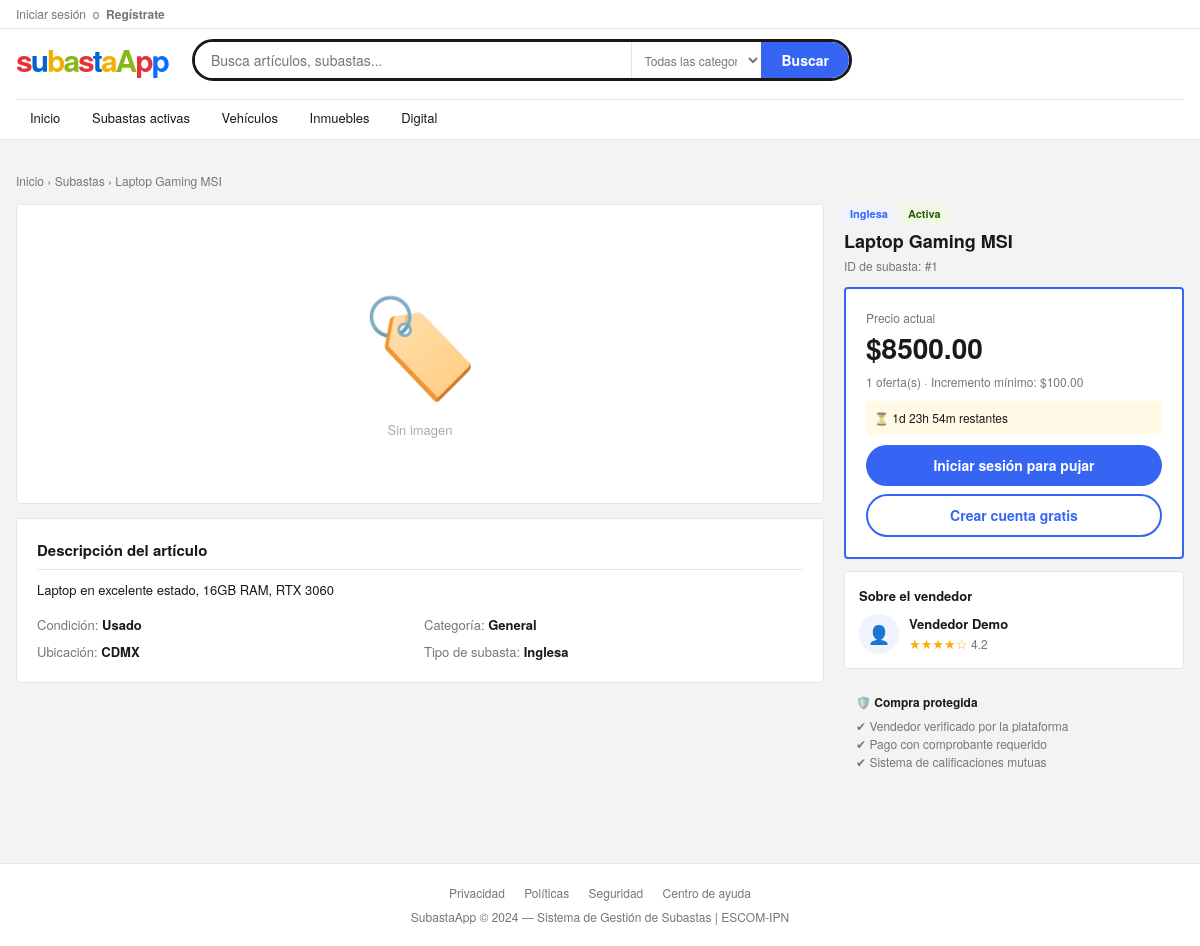
Page /subasta/1 on the committed database.
### tables this page shows
CREATE TABLE articulo (
        id_articulo     INTEGER PRIMARY KEY AUTOINCREMENT,
        titulo          TEXT    NOT NULL,
        descripcion     TEXT    NOT NULL,
        id_tipo         INTEGER NOT NULL REFERENCES cat_tipo_articulo(id),
        id_condicion    INTEGER NOT NULL REFERENCES cat_condicion_articulo(id),
        ubicacion       TEXT,
        id_vendedor     INTEGER NOT NULL REFERENCES usuario(id_usuario),
        id_estado       INTEGER NOT NULL DEFAULT 1 REFERENCES cat_estado_articulo(id),
        fecha_registro  TEXT    NOT NULL DEFAULT (datetime('now')),
        imagen_path     TEXT
    );

CREATE TABLE cat_condicion_articulo (
        id        INTEGER PRIMARY KEY,
        condicion TEXT NOT NULL UNIQUE
    );

CREATE TABLE cat_tipo_articulo (
        id   INTEGER PRIMARY KEY,
        tipo TEXT NOT NULL UNIQUE   -- General, Vehiculo, Inmueble, Digital, Entrada
    );

CREATE TABLE cat_tipo_subasta (
        id   INTEGER PRIMARY KEY,
        tipo TEXT NOT NULL UNIQUE   -- Inglesa, Holandesa, Sellada
    );

CREATE TABLE cat_estado_subasta (
        id     INTEGER PRIMARY KEY,
        estado TEXT NOT NULL UNIQUE
    );

CREATE TABLE subasta (
        id_subasta      INTEGER PRIMARY KEY AUTOINCREMENT,
        id_articulo     INTEGER NOT NULL REFERENCES articulo(id_articulo),
        id_tipo         INTEGER NOT NULL REFERENCES cat_tipo_subasta(id),
        precio_base     REAL    NOT NULL,
        precio_actual   REAL    NOT NULL,
        incremento_min  REAL    NOT NULL DEFAULT 1,
        fecha_inicio    TEXT    NOT NULL,
        fecha_fin       TEXT    NOT NULL,
        id_estado       INTEGER NOT NULL DEFAULT 1 REFERENCES cat_estado_subasta(id),
        id_ganador      INTEGER REFERENCES usuario(id_usuario),
        motivo_cancel   TEXT
    );

CREATE TABLE usuario (
        id_usuario      INTEGER PRIMARY KEY AUTOINCREMENT,
        nombre          TEXT    NOT NULL,
        correo          TEXT    NOT NULL UNIQUE,
        password_hash   TEXT    NOT NULL,
        id_tipo         INTEGER NOT NULL REFERENCES cat_tipo_usuario(id),
        id_estado       INTEGER NOT NULL DEFAULT 1 REFERENCES cat_estado_cuenta(id),
        reputacion      REAL    NOT NULL DEFAULT 0,
        total_cal       INTEGER NOT NULL DEFAULT 0,
        fecha_registro  TEXT    NOT NULL DEFAULT (datetime('now')),
        terminos_ok     INTEGER NOT NULL DEFAULT 0
    );

### app.py (the view, shortened to what this page needs)
@app.route("/subasta/<int:id_sub>")
def detalle_subasta(id_sub):
    db = get_db()
    subasta = db.execute(
        """SELECT s.*, a.titulo, a.descripcion, a.ubicacion, a.imagen_path,
                  a.id_vendedor, ta.tipo as tipo_art, ts.tipo as tipo_sub,
                  c.condicion, es.estado as estado_sub,
                  u.nombre as vendedor_nombre, u.reputacion,
                  (SELECT COUNT(*) FROM oferta o WHERE o.id_subasta=s.id_subasta) as total_ofertas
           FROM subasta s
           JOIN articulo a ON a.id_articulo = s.id_articulo
           JOIN cat_tipo_articulo ta ON ta.id = a.id_tipo
           JOIN cat_tipo_subasta ts ON ts.id = s.id_tipo
           JOIN cat_condicion_articulo c ON c.id = a.id_condicion
           JOIN cat_estado_subasta es ON es.id = s.id_estado
           JOIN usuario u ON u.id_usuario = a.id_vendedor
           WHERE s.id_subasta=?""",
        (id_sub,)
    ).fetchone()
    if not subasta:
        flash("Subasta no encontrada.", "danger")
        return redirect(url_for("catalogo"))
    vehiculo = db.execute("SELECT * FROM vehiculo WHERE id_articulo=?",
                          (subasta["id_articulo"],)).fetchone()
    inmueble = db.execute("SELECT * FROM inmueble WHERE id_articulo=?",
                          (subasta["id_articulo"],)).fetchone()
    historial = None
    db.close()
    return render_template("detalle_subasta.html",
                           sub=subasta, vehiculo=vehiculo, inmueble=inmueble,
                           historial=historial)

### database.py (called while the page is built)
def get_db():
    conn = sqlite3.connect(DB_PATH)
    conn.row_factory = sqlite3.Row
    conn.execute("PRAGMA foreign_keys = ON")
    return conn

### templates/detalle_subasta.html (shortened to what this page needs)
{% extends "base.html" %}
{% block content %}
<div class="eb-breadcrumb">
  <a href="/">Inicio</a> › <a href="{{ url_for('catalogo') }}">Subastas</a> › <span>{{ sub.titulo[:50] }}{% if sub.titulo|length > 50 %}...{% endif %}</span>
</div>
<div style="display:grid;grid-template-columns:1fr 340px;gap:20px;margin-top:10px;" class="detail-grid">
  <div>
    <div style="background:#fff;border:1px solid var(--eb-border);border-radius:4px;padding:20px;margin-bottom:14px;min-height:300px;display:flex;align-items:center;justify-content:center;">
      {% if sub.imagen_path %}
      <img src="/uploads/{{ sub.imagen_path }}" style="max-width:100%;max-height:420px;object-fit:contain;">
      {% else %}
      <div style="font-size:6rem;color:#ddd;text-align:center;">🏷️<div style="font-size:13px;color:#aaa;margin-top:8px;">Sin imagen</div></div>
      {% endif %}
    </div>
    <div class="detail-box" style="margin-bottom:14px;">
      <div style="font-size:15px;font-weight:700;margin-bottom:10px;padding-bottom:8px;border-bottom:1px solid var(--eb-border);">Descripción del artículo</div>
      <p style="font-size:13px;line-height:1.6;color:var(--eb-text);margin:0;">{{ sub.descripcion }}</p>
      <div style="margin-top:14px;display:grid;grid-template-columns:1fr 1fr;gap:8px;font-size:13px;">
        <div><span style="color:var(--eb-text2);">Condición:</span> <strong>{{ sub.condicion }}</strong></div>
        <div><span style="color:var(--eb-text2);">Categoría:</span> <strong>{{ sub.tipo_art }}</strong></div>
        <div><span style="color:var(--eb-text2);">Ubicación:</span> <strong>{{ sub.ubicacion or '—' }}</strong></div>
        <div><span style="color:var(--eb-text2);">Tipo de subasta:</span> <strong>{{ sub.tipo_sub }}</strong></div>
      </div>
    </div>
  </div>
  <div>
    <div style="margin-bottom:12px;">
      <div style="display:flex;gap:6px;align-items:center;margin-bottom:6px;">
        <span class="badge-tipo badge-{{ sub.tipo_sub|lower }}">{{ sub.tipo_sub }}</span>
        <span style="font-size:11px;background:{% if sub.estado_sub=='Activa' %}#f0f9e8;color:#2d5a00{% else %}#f3f3f3;color:#555{% endif %};padding:2px 8px;border-radius:2px;font-weight:600;">
          {{ sub.estado_sub }}
        </span>
      </div>
      <h1 style="font-size:18px;font-weight:700;line-height:1.3;margin:0 0 4px;">{{ sub.titulo }}</h1>
      <div style="font-size:12px;color:var(--eb-text2);">ID de subasta: #{{ sub.id_subasta }}</div>
    </div>
    <div class="bid-box" style="margin-bottom:12px;">
      <div class="bid-label">Precio actual</div>
      <div class="bid-price">${{ "%.2f"|format(sub.precio_actual) }}</div>
      <div style="font-size:12px;color:var(--eb-text2);margin-top:4px;">
        {{ sub.total_ofertas }} oferta(s) · Incremento mínimo: ${{ "%.2f"|format(sub.incremento_min) }}
      </div>
      <div style="margin:10px 0;padding:8px;background:#fff9e6;border-radius:4px;font-size:12px;">
        <strong style="color:var(--eb-red);">⏳ </strong>
        <span class="countdown" data-end="{{ sub.fecha_fin }}">cargando...</span>
      </div>
      {% if session.user_id and session.user_tipo != 1 and sub.estado_sub == 'Activa' %}
      <form method="POST" action="{{ url_for('realizar_oferta', id_sub=sub.id_subasta) }}">
        {% if sub.tipo_sub == 'Holandesa' %}
        <p style="font-size:12px;color:var(--eb-text2);margin-bottom:8px;">El precio decrece con el tiempo. Acepta el precio actual para ganar.</p>
        <input type="hidden" name="monto" value="{{ sub.precio_actual }}">
        <button type="submit" class="btn-eb-bid">Aceptar ${{ "%.2f"|format(sub.precio_actual) }}</button>
        {% elif sub.tipo_sub == 'Sellada' %}
        <p style="font-size:12px;color:var(--eb-text2);margin-bottom:8px;">Tu oferta es privada (RN-10). Se revelará al cierre de la subasta.</p>
        <input type="number" name="monto" step="0.01"
               min="{{ sub.precio_actual + sub.incremento_min }}"
               class="eb-input" style="margin-bottom:8px;"
               placeholder="Mínimo: ${{ '%.2f'|format(sub.precio_actual + sub.incremento_min) }}" required>
        <button type="submit" class="btn-eb-bid">Enviar oferta privada</button>
        {% else %}
        <input type="number" name="monto" step="0.01"
               min="{{ sub.precio_actual + sub.incremento_min }}"
               class="eb-input" style="margin-bottom:8px;"
               placeholder="Mínimo: ${{ '%.2f'|format(sub.precio_actual + sub.incremento_min) }}" required>
        <button type="submit" class="btn-eb-bid"
                onclick="return confirm('Tu oferta no puede cancelarse (RN-07). ¿Confirmar?')">Hacer oferta</button>
        {% endif %}
        <div style="font-size:11px;color:var(--eb-text2);margin-top:6px;text-align:center;">Las ofertas son irreversibles (RN-07)</div>
      </form>
      {% elif not session.user_id %}
      <a href="{{ url_for('login') }}" class="btn-eb-primary" style="display:block;text-align:center;margin-top:8px;">Iniciar sesión para pujar</a>
      <a href="{{ url_for('registro') }}" class="btn-eb-secondary" style="display:block;text-align:center;margin-top:8px;">Crear cuenta gratis</a>
      {% elif sub.estado_sub != 'Activa' %}
      <div style="text-align:center;color:var(--eb-text2);padding:10px 0;font-size:13px;">Esta subasta ya no está activa.</div>
      {% endif %}
    </div>
    <div class="seller-box" style="margin-bottom:12px;">
      <div style="font-size:13px;font-weight:700;margin-bottom:8px;">Sobre el vendedor</div>
      <div style="display:flex;align-items:center;gap:10px;">
        <div style="width:40px;height:40px;background:#eff3fe;border-radius:50%;display:flex;align-items:center;justify-content:center;font-size:18px;">👤</div>
        <div>
          <div style="font-weight:600;font-size:13px;">{{ sub.vendedor_nombre }}</div>
          <div class="stars">
            {% for i in range(5) %}{% if i < sub.reputacion|int %}★{% else %}☆{% endif %}{% endfor %}
            <span style="color:var(--eb-text2);font-size:12px;"> {{ "%.1f"|format(sub.reputacion) }}</span>
          </div>
        </div>
      </div>
    </div>
    <div style="background:#f3f3f3;border-radius:4px;padding:12px;font-size:12px;color:var(--eb-text2);">
      <div style="font-weight:600;color:var(--eb-text);margin-bottom:6px;">🛡️ Compra protegida</div>
      <div>✔ Vendedor verificado por la plataforma</div>
      <div>✔ Pago con comprobante requerido</div>
      <div>✔ Sistema de calificaciones mutuas</div>
    </div>
  </div>
</div>
{% endblock %}

### templates/base.html (style rules this page uses)
:root { --eb-blue:#3665f3; --eb-blue-dark:#2b52cc; --eb-red:#e53238; --eb-green:#86b817; --eb-yellow:#f5af02; --eb-gray:#767676; --eb-border:#e5e5e5; --eb-bg:#f3f3f3; --eb-text:#191919; --eb-text2:#767676; --eb-white:#fff; --eb-radius:4px; }
* { box-sizing:border-box; }
body { background:var(--eb-bg);font-family:"Helvetica Neue",Helvetica,Arial,sans-serif;color:var(--eb-text);font-size:13px;margin:0; }
.badge-tipo { display:inline-block;font-size:11px;padding:1px 6px;border-radius:2px;font-weight:600; }
.badge-inglesa { background:#eff3fe;color:#3665f3; }
.btn-eb-primary { background:var(--eb-blue);color:#fff;border:none;border-radius:24px;padding:10px 20px;font-size:14px;font-weight:700;cursor:pointer;text-decoration:none;display:inline-block;text-align:center; }
.btn-eb-secondary { background:var(--eb-white);color:var(--eb-blue);border:2px solid var(--eb-blue);border-radius:24px;padding:9px 20px;font-size:14px;font-weight:700;cursor:pointer;text-decoration:none;display:inline-block;text-align:center; }
.detail-box { background:var(--eb-white);border:1px solid var(--eb-border);border-radius:var(--eb-radius);padding:20px; }
.bid-box { background:var(--eb-white);border:2px solid var(--eb-blue);border-radius:var(--eb-radius);padding:20px; }
.bid-price { font-size:28px;font-weight:700;color:var(--eb-text); }
.bid-label { font-size:12px;color:var(--eb-text2); }
.seller-box { border:1px solid var(--eb-border);border-radius:var(--eb-radius);padding:14px;background:var(--eb-white); }
.stars { color:var(--eb-yellow); }
.eb-breadcrumb { font-size:12px;color:var(--eb-text2);padding:8px 0 4px; }
.eb-breadcrumb a { color:var(--eb-text2);text-decoration:none; }
.eb-breadcrumb span { color:var(--eb-text2); }

### rows in the picture
articulo: titulo "Laptop Gaming MSI", descripcion "Laptop en excelente estado, 16GB RAM, RTX 3060", ubicacion "CDMX"
cat_condicion_articulo: condicion "Usado"
cat_tipo_articulo: tipo_art "General"
cat_tipo_subasta: tipo_sub "Inglesa"
cat_estado_subasta: estado_sub "Activa"
subasta: id_subasta "1", precio_actual "8500.00", incremento_min "100.00"
usuario: vendedor_nombre "Vendedor Demo", reputacion "4.2"

### other values in the picture
{{ sub.total_ofertas }} "1"
